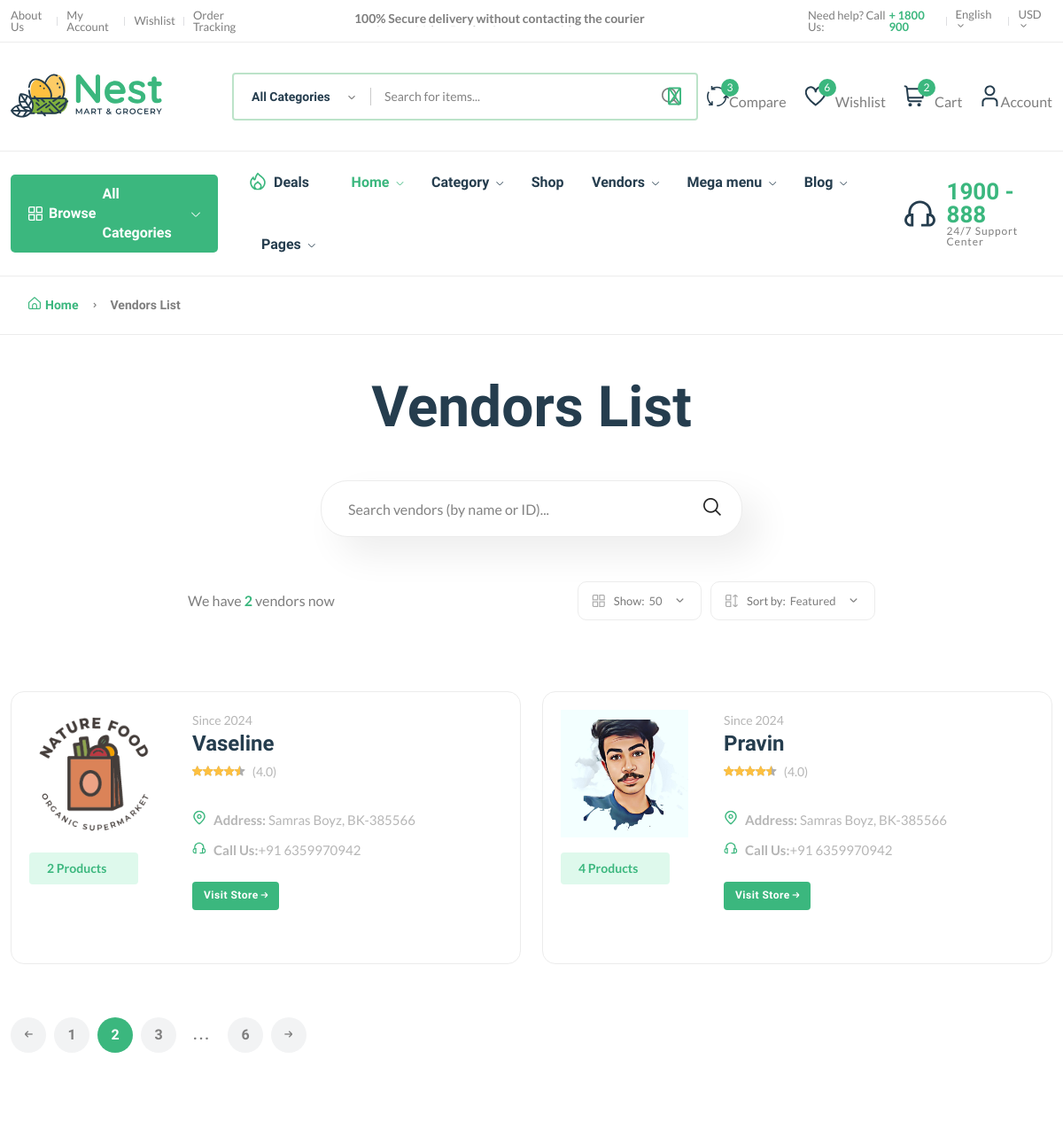
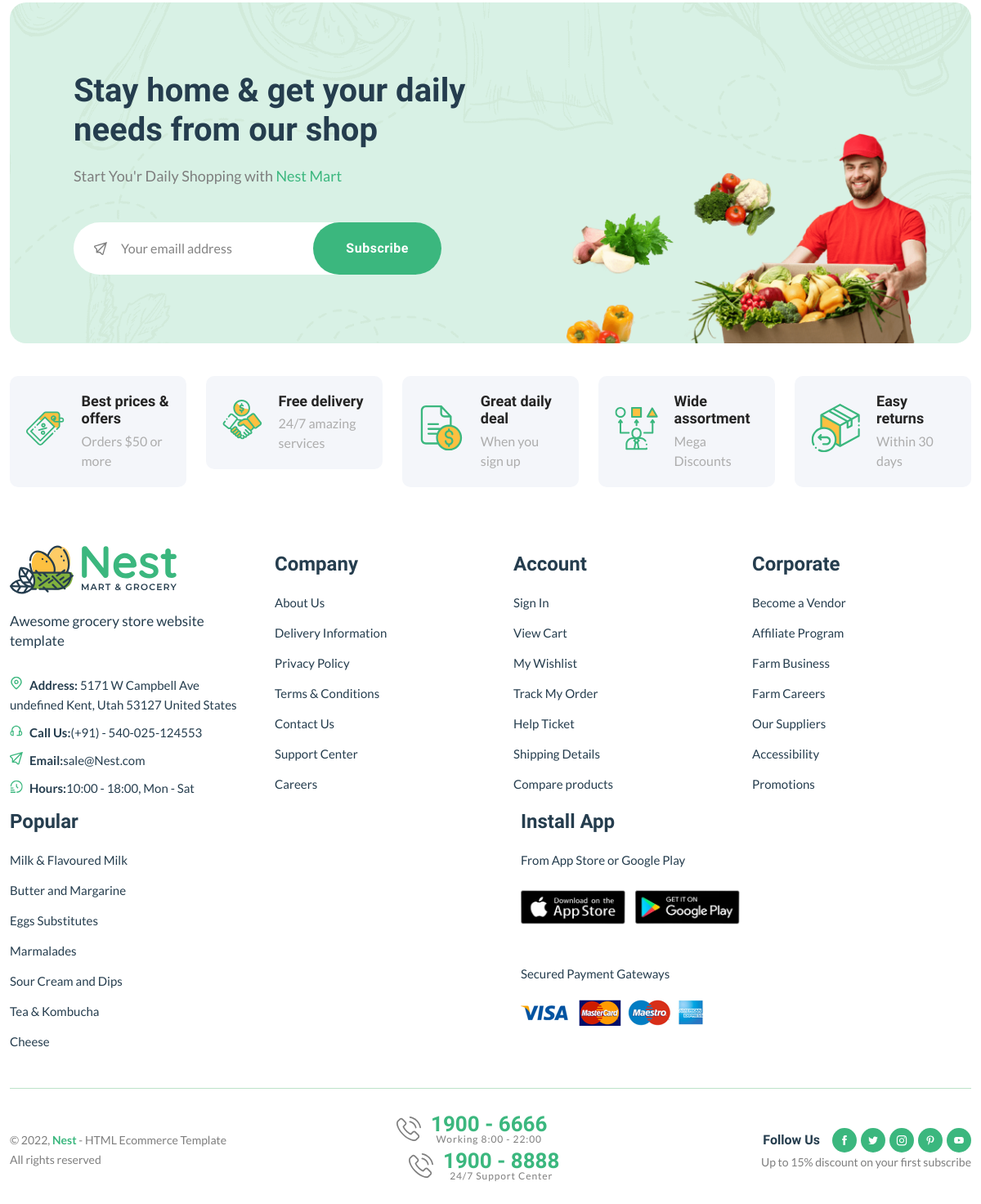
The app's page /vendors/ with its own data (2 pictures, top to bottom).
### core/models.py (models this page shows, shortened)
class Vendor(models.Model):
    vid = ShortUUIDField(
        unique=True, length=10, max_length=20, prefix="ven", alphabet="abcdef12345"
    )
    title = models.CharField(max_length=100, default="Automated Vendor Title")
    cover_image = models.ImageField(upload_to=user_directory_path, default="vendor.jpg")
    image = models.ImageField(upload_to=user_directory_path, default="vendor.jpg")
    description = RichTextUploadingField(
        null=True, blank=True, default="This is Vendor Desc."
    )
    address = models.CharField(max_length=100, default="Samras Boyz, BK-385566")
    contact = models.CharField(max_length=100, default="+91 6359970942")
    chat_res_time = models.CharField(max_length=100, default="100")
    shipping_on_time = models.CharField(max_length=100, default="100")
    authentic_rating = models.CharField(max_length=100, default="100")
    days_return = models.CharField(max_length=100, default="100")
    warranty_period = models.CharField(max_length=100, default="100")
    user = models.ForeignKey(User, on_delete=models.SET_NULL, null=True)
    date = models.DateTimeField(auto_now_add=True, null=True, blank=True)
    class Meta:
        verbose_name_plural = "Vendor"

### core/views.py (the view)
# urls.py: path("vendors/", views.vendor_list_view, name="vendor-list"),
def vendor_list_view(request):
    vendors = Vendor.objects.all()
    context = {"vendors": vendors}
    return render(request, "core/vendor-list.html", context)

### core/context_processor.py (called while the page is built)
def default(request):
    categories = Category.objects.all()
    vendors = Vendor.objects.all()
    min_max_price = Product.objects.aggregate(Min("price"), Max("price"))
    try:
        address = Address.objects.get(user=request.user)
    except:
        address = None
    return {
        "categories": categories,
        "address": address,
        "vendors": vendors,
        "min_max_price": min_max_price,
    }

### templates/core/vendor-list.html (shortened to what this page needs)
{% extends "partials/base.html" %}
{% load static %}
{% block content %}
<main class="main pages mb-80">
    <div class="page-header breadcrumb-wrap">
        <div class="container">
            <div class="breadcrumb">
                <a href="index.html" rel="nofollow"><i class="fi-rs-home mr-5"></i>Home</a>
                <span></span> Vendors List
            </div>
        </div>
    </div>
    <div class="page-content pt-50">
        <div class="container">
            <div class="archive-header-2 text-center">
                <h1 class="display-2 mb-50">Vendors List</h1>
                <div class="row">
                    <div class="col-lg-5 mx-auto">
                        <div class="sidebar-widget-2 widget_search mb-50">
                            <div class="search-form">
                                <form action="#">
                                    <input type="text" placeholder="Search vendors (by name or ID)..." />
                                    <button type="submit"><i class="fi-rs-search"></i></button>
                                </form>
                            </div>
                        </div>
                    </div>
                </div>
            </div>
            <div class="row mb-50">
                <div class="col-12 col-lg-8 mx-auto">
                    <div class="shop-product-fillter">
                        <div class="totall-product">
                            <p>We have <strong class="text-brand">{{vendors.count}}</strong> vendor{{vendors.count|pluralize}} now</p>
                        </div>
                        <div class="sort-by-product-area">
                            <div class="sort-by-cover mr-10">
                                <div class="sort-by-product-wrap">
                                    <div class="sort-by">
                                        <span><i class="fi-rs-apps"></i>Show:</span>
                                    </div>
                                    <div class="sort-by-dropdown-wrap">
                                        <span> 50 <i class="fi-rs-angle-small-down"></i></span>
                                    </div>
                                </div>
                            </div>
                            <div class="sort-by-cover">
                                <div class="sort-by-product-wrap">
                                    <div class="sort-by">
                                        <span><i class="fi-rs-apps-sort"></i>Sort by:</span>
                                    </div>
                                    <div class="sort-by-dropdown-wrap">
                                        <span> Featured <i class="fi-rs-angle-small-down"></i></span>
                                    </div>
                                </div>
                            </div>
                        </div>
                    </div>
                </div>
            </div>
            <div class="row vendor-grid">
                {% for v in vendors %}
                <div class="col-lg-6 col-md-6 col-12 col-sm-6">
                    <div class="vendor-wrap style-2 mb-40">
                        <div class="vendor-img-action-wrap">
                            <div class="vendor-img">
                                <a href="{% url 'core:vendor-detail' v.vid %}">
                                    <img class="default-img" src="{{v.image.url}}" alt="" />
                                </a>
                            </div>
                            <div class="mt-10">
                                <span class="font-small total-product">{{v.vendor.all.count}} Product{{v.vendor.all.count|pluralize}}</span>
                            </div>
                        </div>
                        <div class="vendor-content-wrap">
                            <div class="mb-30">
                                <div class="product-category">
                                    <span class="text-muted">Since {{v.date|date:"Y"}}</span>
                                </div>
                                <h4 class="mb-5"><a href="{% url 'core:vendor-detail' v.vid %}">{{v.title}}</a></h4>
                                <div class="product-rate-cover">
                                    <div class="product-rate d-inline-block">
                                        <div class="product-rating" style="width: 90%"></div>
                                    </div>
                                    <span class="font-small ml-5 text-muted"> (4.0)</span>
                                </div>
                                <div class="vendor-info d-flex justify-content-between align-items-end mt-30">
                                    <ul class="contact-infor text-muted">
                                        <li><img src="assets/imgs/theme/icons/icon-location.svg" alt="" /><strong>Address: </strong> <span>{{v.address}}</span></li>
                                        <li><img src="assets/imgs/theme/icons/icon-contact.svg" alt="" /><strong>Call Us:</strong><span>{{v.contact}}</span></li>
                                    </ul>
                                    <br>
                                </div>
                                <br>
                                <a href="{% url 'core:vendor-detail' v.vid %}" class="btn btn-xs">Visit Store <i class="fi-rs-arrow-small-right"></i></a>
                            </div>
                        </div>
                    </div>
                </div>
                {% endfor %}
            </div>
            <div class="pagination-area mt-20 mb-20">
                <nav aria-label="Page navigation example">
                    <ul class="pagination justify-content-start">
                        <li class="page-item">
                            <a class="page-link" href="#"><i class="fi-rs-arrow-small-left"></i></a>
                        </li>
                        <li class="page-item"><a class="page-link" href="#">1</a></li>
                        <li class="page-item active"><a class="page-link" href="#">2</a></li>
                        <li class="page-item"><a class="page-link" href="#">3</a></li>
                        <li class="page-item"><a class="page-link dot" href="#">...</a></li>
                        <li class="page-item"><a class="page-link" href="#">6</a></li>
                        <li class="page-item">
                            <a class="page-link" href="#"><i class="fi-rs-arrow-small-right"></i></a>
                        </li>
                    </ul>
                </nav>
            </div>
        </div>
    </div>
</main>
{% endblock content %}

### records on screen
Vendor: image (picture), vendor.all.count "2", date "2024", title "Vaseline", address "Samras Boyz, BK-385566", contact "+91 6359970942"
Vendor: image (picture), vendor.all.count "4", date "2024", title "Pravin", address "Samras Boyz, BK-385566", contact "+91 6359970942"

### other values on screen
{{ vendors.count }} "2"
